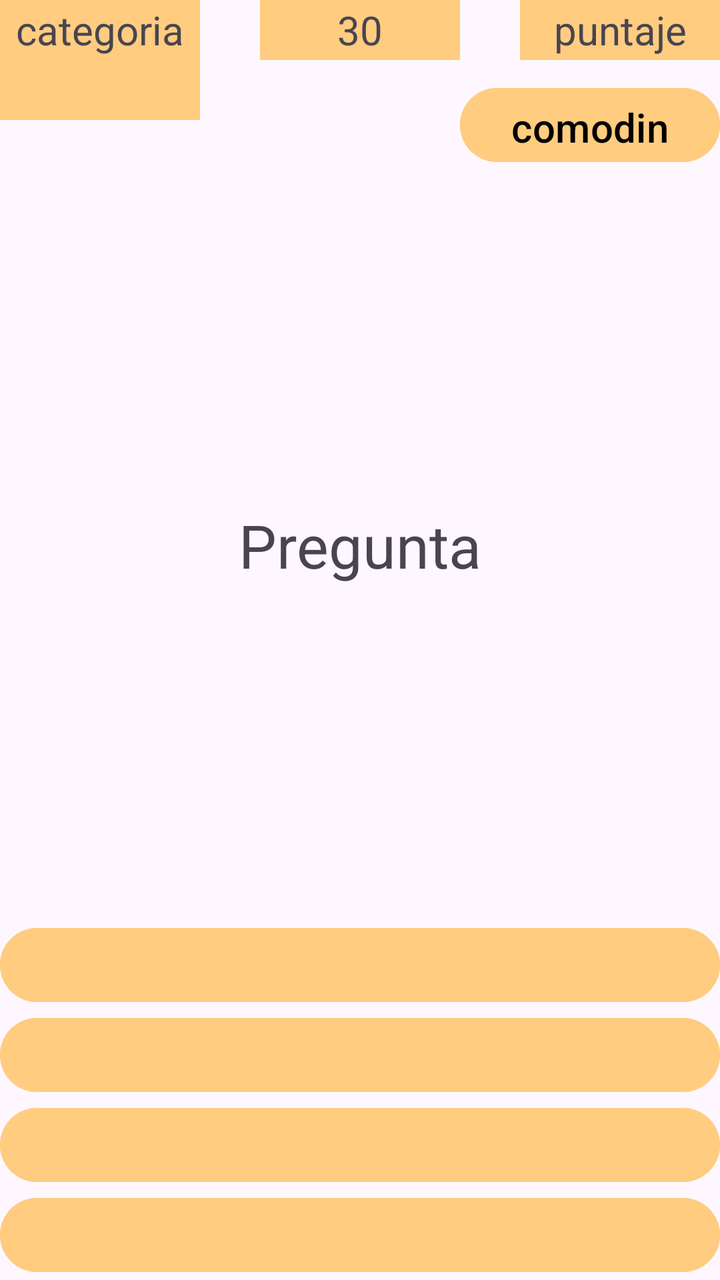
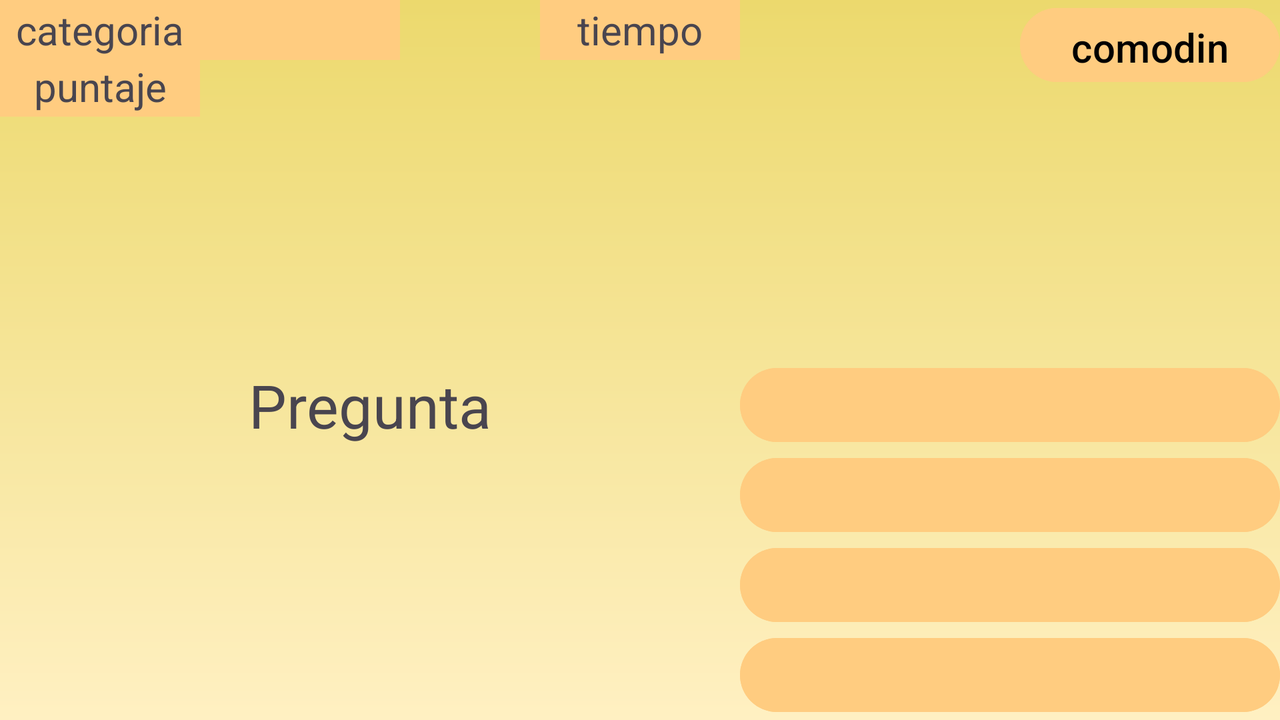

The same Android screen from two of the app's own layout files: first res/layout/ as a phone draws it, then the repository's variant for another configuration, drawn on a device whose configuration selects that folder. Both files follow.
<!-- AndroidManifest.xml: application theme Theme.Proyecto -->
<!-- res/layout/activity_preguntas.xml -->
<?xml version="1.0" encoding="utf-8"?>
<RelativeLayout
    xmlns:android="http://schemas.android.com/apk/res/android"
    style="@style/padresPortrait">

    <TextView
        android:id="@+id/tiempo"
        android:layout_alignParentTop="true"
        android:layout_centerInParent="true"
        style="@style/tamanioViewsText"
        android:text="30"/>
    <TextView
        style="@style/tamanioViewsText"
        android:id="@+id/puntaje"
        android:layout_alignParentEnd="true"
        android:text="@string/Puntaje"/>
    <Button
        android:id="@+id/comodin"
        android:layout_below="@+id/puntaje"
        android:layout_alignParentEnd="true"
        android:layout_marginTop="10dp"
        style="@style/ComodinView" />
    <TextView
        android:id="@+id/categoria"
        android:text="@string/Categoria"
        style="@style/tamanioViewsText"/>
    <TextView
        android:id="@+id/texto"
        android:layout_above="@+id/rta1"
        android:layout_below="@+id/comodin"
        style="@style/ViewPregunta"/>
    <Button
        style="@style/BotonesRtaPortrait"
        android:id="@+id/rta1"
        android:layout_above="@+id/rta2"/>
    <Button
        style="@style/BotonesRtaPortrait"
        android:id="@+id/rta2"
        android:layout_above="@+id/rta3"/>
    <Button
        style="@style/BotonesRtaPortrait"
        android:id="@+id/rta3"
        android:layout_above="@+id/rta4"/>
    <Button
        style="@style/BotonesRtaPortrait"
        android:id="@+id/rta4"
        android:layout_alignParentBottom="true"/>
    <TextView
        android:id="@+id/Usuario"
        style="@style/tamanioViewsText"
        android:layout_below="@+id/categoria"/>
</RelativeLayout>
<!-- resources referenced by this layout -->
<resources>
  <string name="Categoria">categoria</string>
  <string name="Puntaje">puntaje</string>
  <style name="BotonesRtaPortrait">
          <item name="android:textSize">20dp</item>
          <item name="android:onClick">jugar</item>
          <item name="android:textColor">@color/black</item>
          <item name="android:layout_width">match_parent</item>
          <item name="android:layout_height">45dp</item>
          <item name="android:backgroundTint">@color/botonColor</item>
      </style>
  <style name="ComodinView">
          <item name="android:layout_width">130dp</item>
          <item name="android:layout_height">45dp</item>
          <item name="android:gravity">center</item>
          <item name="android:backgroundTint">@color/botonColor</item>
          <item name="android:textColor">@color/black</item>
          <item name="android:text">@string/Comodin</item>
          <item name="android:textSize">20dp</item>
          <item name="android:onClick">comodin</item>
      </style>
  <style name="ViewPregunta">
          <item name="android:layout_width">match_parent</item>
          <item name="android:layout_height">wrap_content</item>
          <item name="android:text">@string/Pregunta</item>
          <item name="android:gravity">center</item>
          <item name="android:textSize">30sp</item>
      </style>
  <style name="padresPortrait" parent="padres">
          <item name="android:background">@drawable/fondoportrait</item>
      </style>
  <style name="tamanioViewsText">
          <item name="android:layout_width">100dp</item>
          <item name="android:layout_height">30dp</item>
          <item name="android:background">@color/botonColor</item>
          <item name="android:gravity">center</item>
          <item name="android:textSize">20dp</item>
      </style>
  <style name="Theme.Proyecto" parent="Base.Theme.Proyecto" />
  <color name="black">#FF000000</color>
  <color name="botonColor">#FFCC80</color>
  <string name="Comodin">comodin</string>
  <string name="Pregunta">Pregunta</string>
  <style name="padres">
          <item name="android:layout_height">match_parent</item>
          <item name="android:layout_width">match_parent</item>
      </style>
  <style name="Base.Theme.Proyecto" parent="Theme.Material3.Light">
          
          
      </style>
</resources>
<!-- res/layout-land/activity_preguntas.xml (the repository's variant of the layout above) -->
<!-- drawn on the phone turned sideways -->
<?xml version="1.0" encoding="utf-8"?>
<RelativeLayout
    xmlns:android="http://schemas.android.com/apk/res/android"
    style="@style/padresLand">
    <TextView
        android:id="@+id/tiempo"
        style="@style/tamanioViewsText"
        android:layout_alignParentTop="true"
        android:layout_centerInParent="true"
        android:text="@string/Tiempo" />
    <TextView
        android:id="@+id/puntaje"
        style="@style/tamanioViewsText"
        android:layout_below="@id/categoria"
        android:layout_alignParentStart="true"
        android:layout_marginTop="-2dp"
        android:text="@string/Puntaje" />
    <Button
        android:id="@+id/comodin"
        android:layout_alignParentTop="true"
        android:layout_alignParentEnd="true"
        style="@style/ComodinView"/>
    <TextView
        style="@style/tamanioViewsText"
        android:id="@+id/categoria"
        android:text="@string/Categoria" />
    <TextView
        android:id="@+id/texto"
        android:layout_alignParentBottom="true"
        android:layout_alignEnd="@+id/tiempo"
        android:layout_below="@+id/comodin"
        style="@style/ViewPregunta"/>
    <Button
        style="@style/BotonesRtaLand"
        android:id="@+id/rta1"
        android:layout_above="@+id/rta2"/>
    <Button
        android:id="@+id/rta2"
        style="@style/BotonesRtaLand"
        android:layout_above="@+id/rta3"/>
    <Button
        android:id="@+id/rta3"
        style="@style/BotonesRtaLand"
        android:layout_above="@+id/rta4"/>
    <Button
        android:id="@+id/rta4"
        style="@style/BotonesRtaLand"
        android:layout_alignParentBottom="true"
        />
    <TextView
        android:id="@+id/Usuario"
        style="@style/tamanioViewsText"
        android:layout_toEndOf="@+id/categoria"/>
</RelativeLayout>
<!-- resources referenced by the variant -->
<!-- as the phone turned sideways resolves them -->
<resources>
  <string name="Categoria">categoria</string>
  <string name="Puntaje">puntaje</string>
  <string name="Tiempo">tiempo</string>
  <style name="BotonesRtaLand" parent="BotonesRtaPortrait">
          <item name="android:layout_toRightOf">@+id/texto</item>
      </style>
  <style name="ComodinView">
          <item name="android:layout_width">130dp</item>
          <item name="android:layout_height">45dp</item>
          <item name="android:gravity">center</item>
          <item name="android:backgroundTint">@color/botonColor</item>
          <item name="android:textColor">@color/black</item>
          <item name="android:text">@string/Comodin</item>
          <item name="android:textSize">20dp</item>
          <item name="android:onClick">comodin</item>
      </style>
  <style name="ViewPregunta">
          <item name="android:layout_width">match_parent</item>
          <item name="android:layout_height">wrap_content</item>
          <item name="android:text">@string/Pregunta</item>
          <item name="android:gravity">center</item>
          <item name="android:textSize">30sp</item>
      </style>
  <style name="padresLand" parent="padres">
          <item name="android:background">@drawable/fondoland</item>
      </style>
  <style name="tamanioViewsText">
          <item name="android:layout_width">100dp</item>
          <item name="android:layout_height">30dp</item>
          <item name="android:background">@color/botonColor</item>
          <item name="android:gravity">center</item>
          <item name="android:textSize">20dp</item>
      </style>
  <style name="Theme.Proyecto" parent="Base.Theme.Proyecto" />
  <style name="BotonesRtaPortrait">
          <item name="android:textSize">20dp</item>
          <item name="android:onClick">jugar</item>
          <item name="android:textColor">@color/black</item>
          <item name="android:layout_width">match_parent</item>
          <item name="android:layout_height">45dp</item>
          <item name="android:backgroundTint">@color/botonColor</item>
      </style>
  <color name="botonColor">#FFCC80</color>
  <color name="black">#FF000000</color>
  <string name="Comodin">comodin</string>
  <string name="Pregunta">Pregunta</string>
  <style name="padres">
          <item name="android:layout_height">match_parent</item>
          <item name="android:layout_width">match_parent</item>
      </style>
  <!-- drawable fondoland (drawable-land) -->
  <?xml version="1.0" encoding="utf-8"?>
  <shape
      xmlns:android="http://schemas.android.com/apk/res/android"
      xmlns:tools="http://schemas.android.com/tools"
      android:shape="rectangle"
      tools:ignore="MissingDefaultResource">
      <gradient
          android:angle="90"
          android:endColor="@color/crema"
          android:startColor="@color/amarilloClaro"
          android:type="linear"/>
  </shape>
  <style name="Base.Theme.Proyecto" parent="Theme.Material3.Light">
          
          
      </style>
  <color name="crema">#ECD96D</color>
  <color name="amarilloClaro">#FFF0C2</color>
</resources>
